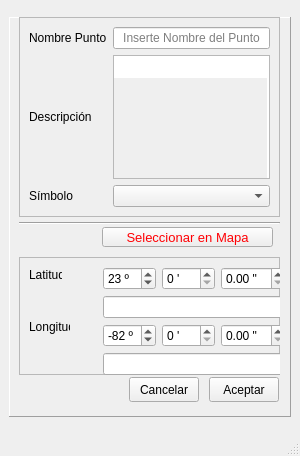
<?xml version="1.0" encoding="UTF-8"?>
<ui version="4.0">
 <class>VNuevoPunto</class>
 <widget class="QMainWindow" name="VNuevoPunto">
  <property name="geometry">
   <rect>
    <x>0</x>
    <y>0</y>
    <width>300</width>
    <height>456</height>
   </rect>
  </property>
  <property name="minimumSize">
   <size>
    <width>300</width>
    <height>456</height>
   </size>
  </property>
  <property name="maximumSize">
   <size>
    <width>300</width>
    <height>459</height>
   </size>
  </property>
  <property name="windowTitle">
   <string>Nuevo Punto</string>
  </property>
  <property name="windowOpacity">
   <double>1.500000000000000</double>
  </property>
  <widget class="QWidget" name="centralwidget">
   <layout class="QGridLayout" name="gridLayout_3">
    <item row="0" column="0">
     <widget class="QFrame" name="frame">
      <property name="minimumSize">
       <size>
        <width>0</width>
        <height>400</height>
       </size>
      </property>
      <property name="maximumSize">
       <size>
        <width>16777215</width>
        <height>400</height>
       </size>
      </property>
      <property name="frameShape">
       <enum>QFrame::Panel</enum>
      </property>
      <property name="frameShadow">
       <enum>QFrame::Raised</enum>
      </property>
      <widget class="Line" name="line">
       <property name="geometry">
        <rect>
         <x>10</x>
         <y>198</y>
         <width>261</width>
         <height>16</height>
        </rect>
       </property>
       <property name="orientation">
        <enum>Qt::Horizontal</enum>
       </property>
      </widget>
      <widget class="QFrame" name="frame_2">
       <property name="geometry">
        <rect>
         <x>10</x>
         <y>240</y>
         <width>261</width>
         <height>118</height>
        </rect>
       </property>
       <property name="frameShape">
        <enum>QFrame::StyledPanel</enum>
       </property>
       <property name="frameShadow">
        <enum>QFrame::Raised</enum>
       </property>
       <widget class="QLabel" name="label_4">
        <property name="geometry">
         <rect>
          <x>10</x>
          <y>10</y>
          <width>33</width>
          <height>16</height>
         </rect>
        </property>
        <property name="styleSheet">
         <string notr="true"/>
        </property>
        <property name="text">
         <string>Latitud</string>
        </property>
       </widget>
       <widget class="QLabel" name="label_5">
        <property name="geometry">
         <rect>
          <x>10</x>
          <y>62</y>
          <width>41</width>
          <height>16</height>
         </rect>
        </property>
        <property name="text">
         <string>Longitud</string>
        </property>
       </widget>
       <widget class="QWidget" name="layoutWidget">
        <property name="geometry">
         <rect>
          <x>84</x>
          <y>10</y>
          <width>183</width>
          <height>110</height>
         </rect>
        </property>
        <layout class="QGridLayout" name="gridLayout">
         <item row="0" column="0">
          <widget class="QSpinBox" name="sb_LatGrad">
           <property name="suffix">
            <string> º</string>
           </property>
           <property name="maximum">
            <number>28</number>
           </property>
           <property name="value">
            <number>23</number>
           </property>
          </widget>
         </item>
         <item row="0" column="1">
          <widget class="QSpinBox" name="sb_LatMin">
           <property name="suffix">
            <string> '</string>
           </property>
           <property name="maximum">
            <number>59</number>
           </property>
          </widget>
         </item>
         <item row="0" column="2">
          <widget class="QDoubleSpinBox" name="dsb_LatSeg">
           <property name="suffix">
            <string> &quot;</string>
           </property>
           <property name="maximum">
            <double>59.990000000000002</double>
           </property>
           <property name="singleStep">
            <double>0.050000000000000</double>
           </property>
          </widget>
         </item>
         <item row="1" column="0" colspan="3">
          <widget class="QLineEdit" name="le_LatDec">
           <property name="font">
            <font>
             <italic>true</italic>
             <kerning>true</kerning>
            </font>
           </property>
           <property name="styleSheet">
            <string notr="true">color: rgb(77, 84, 85);

</string>
           </property>
           <property name="maxLength">
            <number>10</number>
           </property>
           <property name="alignment">
            <set>Qt::AlignCenter</set>
           </property>
           <property name="readOnly">
            <bool>true</bool>
           </property>
          </widget>
         </item>
         <item row="2" column="0">
          <widget class="QSpinBox" name="sb_LonGrad">
           <property name="suffix">
            <string> º</string>
           </property>
           <property name="minimum">
            <number>-90</number>
           </property>
           <property name="maximum">
            <number>-60</number>
           </property>
           <property name="value">
            <number>-82</number>
           </property>
          </widget>
         </item>
         <item row="2" column="1">
          <widget class="QSpinBox" name="sb_LonMin">
           <property name="suffix">
            <string> '</string>
           </property>
           <property name="maximum">
            <number>59</number>
           </property>
          </widget>
         </item>
         <item row="2" column="2">
          <widget class="QDoubleSpinBox" name="dsb_LonSeg">
           <property name="suffix">
            <string> &quot;</string>
           </property>
           <property name="maximum">
            <double>59.990000000000002</double>
           </property>
           <property name="singleStep">
            <double>0.050000000000000</double>
           </property>
          </widget>
         </item>
         <item row="3" column="0" colspan="3">
          <widget class="QLineEdit" name="le_LonDec">
           <property name="font">
            <font>
             <italic>true</italic>
             <kerning>true</kerning>
            </font>
           </property>
           <property name="styleSheet">
            <string notr="true">color: rgb(77, 84, 85);</string>
           </property>
           <property name="maxLength">
            <number>10</number>
           </property>
           <property name="alignment">
            <set>Qt::AlignCenter</set>
           </property>
           <property name="readOnly">
            <bool>true</bool>
           </property>
          </widget>
         </item>
        </layout>
       </widget>
      </widget>
      <widget class="QFrame" name="frame_3">
       <property name="geometry">
        <rect>
         <x>10</x>
         <y>0</y>
         <width>261</width>
         <height>200</height>
        </rect>
       </property>
       <property name="maximumSize">
        <size>
         <width>261</width>
         <height>200</height>
        </size>
       </property>
       <property name="frameShape">
        <enum>QFrame::StyledPanel</enum>
       </property>
       <property name="frameShadow">
        <enum>QFrame::Raised</enum>
       </property>
       <layout class="QGridLayout" name="gridLayout_2">
        <item row="0" column="0">
         <widget class="QLabel" name="label">
          <property name="text">
           <string>Nombre Punto</string>
          </property>
         </widget>
        </item>
        <item row="0" column="1">
         <widget class="QLineEdit" name="le_NombrePunto">
          <property name="alignment">
           <set>Qt::AlignCenter</set>
          </property>
          <property name="placeholderText">
           <string>Inserte Nombre del Punto</string>
          </property>
         </widget>
        </item>
        <item row="1" column="0">
         <widget class="QLabel" name="label_2">
          <property name="text">
           <string>Descripción</string>
          </property>
         </widget>
        </item>
        <item row="1" column="1">
         <widget class="QPlainTextEdit" name="pt_Descripcion">
          <property name="frameShadow">
           <enum>QFrame::Raised</enum>
          </property>
          <property name="plainText">
           <string/>
          </property>
          <property name="backgroundVisible">
           <bool>true</bool>
          </property>
          <property name="centerOnScroll">
           <bool>true</bool>
          </property>
          <property name="placeholderText">
           <string>Inserte breve descripción </string>
          </property>
         </widget>
        </item>
        <item row="2" column="0">
         <widget class="QLabel" name="label_3">
          <property name="frameShape">
           <enum>QFrame::NoFrame</enum>
          </property>
          <property name="text">
           <string>Símbolo</string>
          </property>
         </widget>
        </item>
        <item row="2" column="1">
         <widget class="QComboBox" name="cb_Simbolo">
          <property name="enabled">
           <bool>true</bool>
          </property>
         </widget>
        </item>
       </layout>
      </widget>
      <widget class="QToolButton" name="tb_Aceptar">
       <property name="geometry">
        <rect>
         <x>200</x>
         <y>360</y>
         <width>70</width>
         <height>25</height>
        </rect>
       </property>
       <property name="text">
        <string>Aceptar</string>
       </property>
      </widget>
      <widget class="QToolButton" name="tb_Cancelar">
       <property name="geometry">
        <rect>
         <x>120</x>
         <y>360</y>
         <width>70</width>
         <height>25</height>
        </rect>
       </property>
       <property name="text">
        <string>Cancelar</string>
       </property>
      </widget>
      <widget class="QToolButton" name="tbSelecInMap">
       <property name="geometry">
        <rect>
         <x>93</x>
         <y>210</y>
         <width>171</width>
         <height>20</height>
        </rect>
       </property>
       <property name="font">
        <font>
         <pointsize>10</pointsize>
        </font>
       </property>
       <property name="cursor">
        <cursorShape>CrossCursor</cursorShape>
       </property>
       <property name="styleSheet">
        <string notr="true">color: rgb(255, 0, 4);</string>
       </property>
       <property name="text">
        <string>Seleccionar en Mapa</string>
       </property>
       <property name="icon">
        <iconset>
         <normaloff>Recursos/Iconos/buscar.png</normaloff>Recursos/Iconos/buscar.png</iconset>
       </property>
       <property name="popupMode">
        <enum>QToolButton::DelayedPopup</enum>
       </property>
       <property name="toolButtonStyle">
        <enum>Qt::ToolButtonTextBesideIcon</enum>
       </property>
      </widget>
     </widget>
    </item>
   </layout>
  </widget>
  <widget class="QMenuBar" name="menubar">
   <property name="geometry">
    <rect>
     <x>0</x>
     <y>0</y>
     <width>300</width>
     <height>20</height>
    </rect>
   </property>
  </widget>
  <widget class="QStatusBar" name="statusbar"/>
 </widget>
 <resources/>
 <connections/>
</ui>
